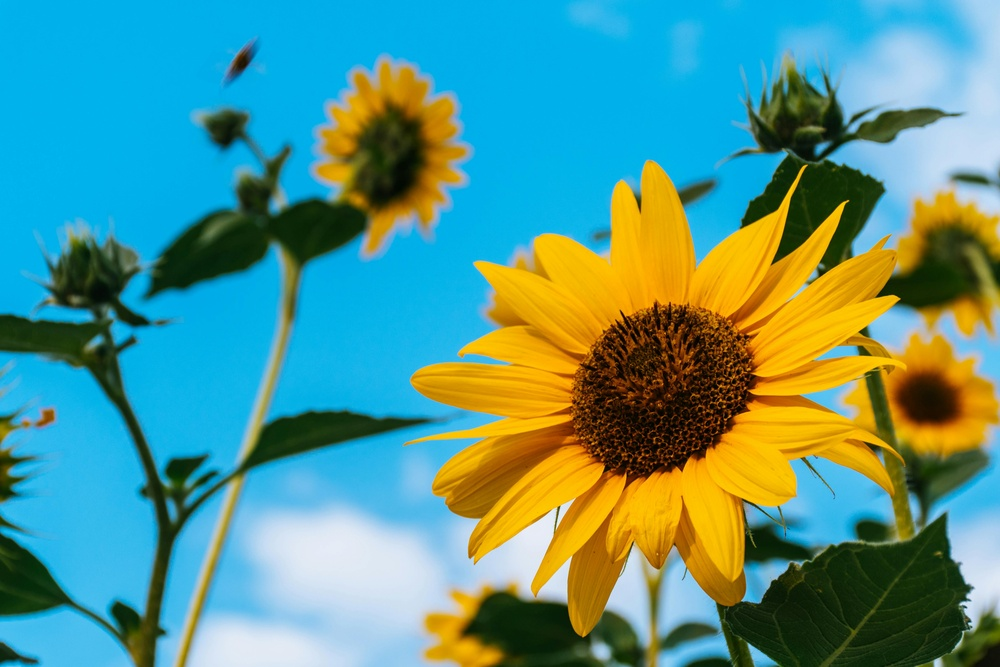
#> input picture imgs/flower.jpg, 1000 x 667 px, shrunk from 5568 x 3712 before the run
$ jupyter execute --allow-errors Week10_HD_PCA_compress.ipynb
#> lines starting #> are read from the running program, lines starting #| are printed output that depends on the picture
# Image Compression using PCA

[cell 1]
import numpy as np
import pandas as pd
import matplotlib.pyplot as plt
from sklearn.decomposition import PCA
import cv2
from scipy.stats import stats
import matplotlib.image as mpimg

[cell 2]
img = cv2.imread('../imgs/flower.jpg')
#> img is the input picture: shape (667, 1000, 3); mean B, G, R 138.2, 148.6, 85.9
plt.imshow(cv2.cvtColor(img, cv2.COLOR_BGR2RGB))
plt.show()

[cell 3]
# Split 3 channels
blue, green, red = cv2.split(img)   # split a multi-channel array into separate single-channel arrays.
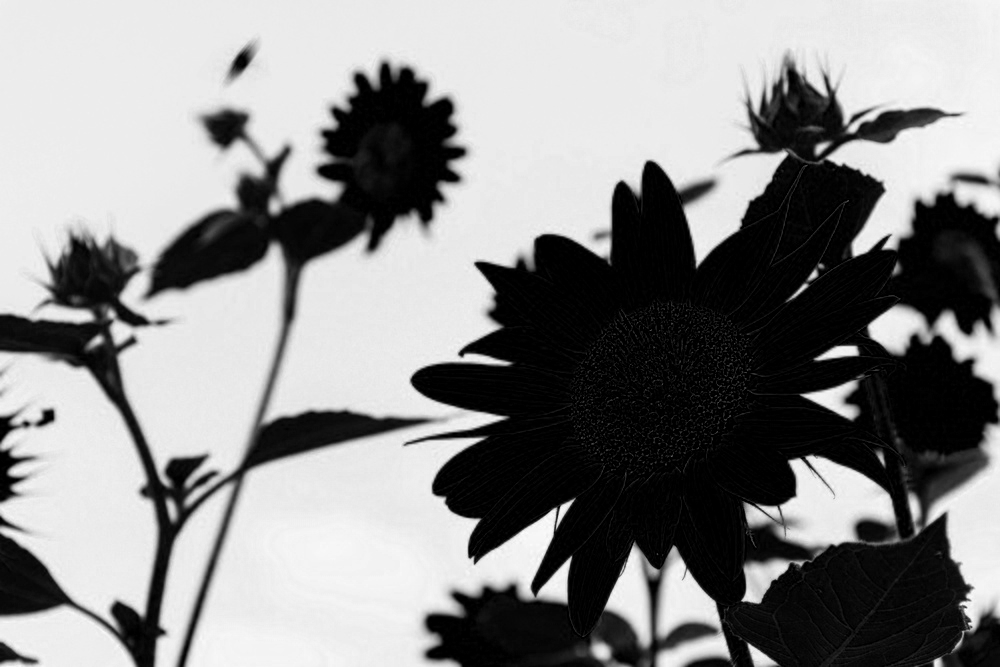
#> blue: shape (667, 1000); min 0, max 254, mean 138.2
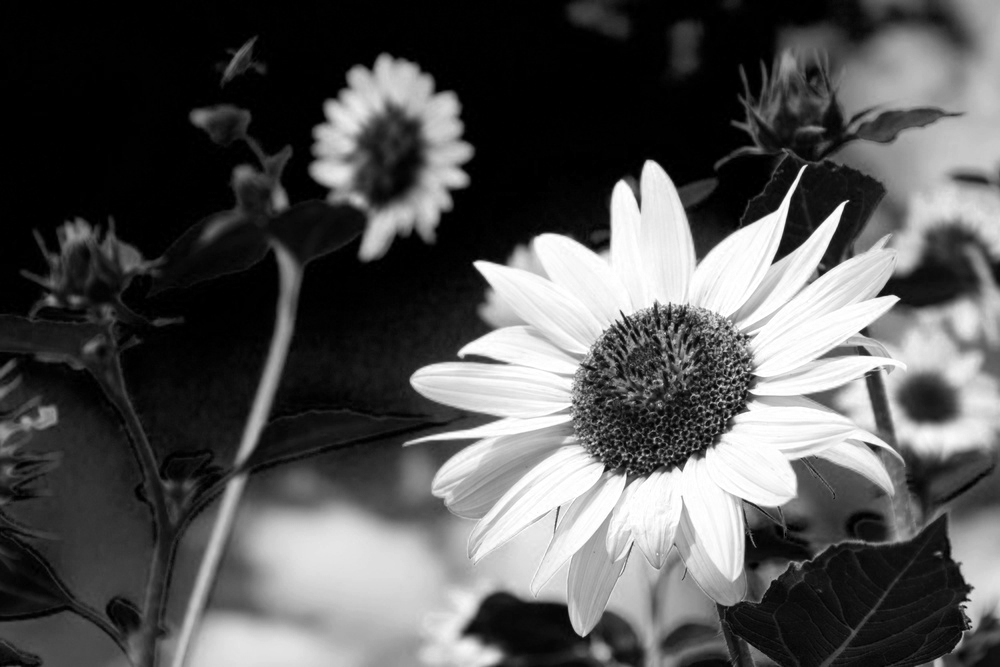
#> red: shape (667, 1000); min 0, max 255, mean 85.9

# Plot each channel
fig = plt.figure(figsize=(15, 8))

fig.add_subplot(131)
plt.title("Blue Channel")
plt.imshow(blue)

fig.add_subplot(132)
plt.title("Green Channel")
plt.imshow(green)

fig.add_subplot(133)
plt.title("Red Channel")
plt.imshow(red)
plt.show()

[cell 4]
def compress_img(b, g, r, n):
    """
    b: blue channel
    g: green channel
    r: red channel
    n: number of components
    """
#> called with n = 100
    pca_b = PCA(n_components=n)
    compressed_b = pca_b.fit_transform(b)

    pca_g = PCA(n_components=n)
    compressed_g = pca_g.fit_transform(g)
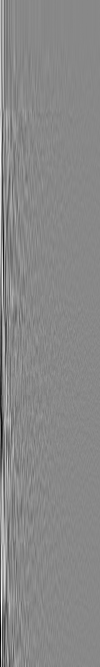
#> compressed_g: shape (667, 100) float64; min -6.62, max 5.75, mean 4.21e-16; drawn with min black and max white

    pca_r = PCA(n_components=n)
    compressed_r = pca_r.fit_transform(r)
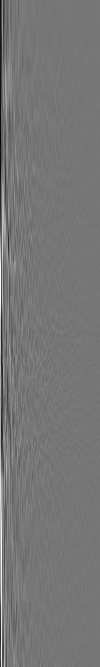
#> compressed_r: shape (667, 100) float64; min -8.59, max 9.88, mean -1.02e-17; drawn with min black and max white

    return pca_b, pca_g, pca_r, compressed_b, compressed_g, compressed_r

[cell 5]
# Normalize
blue = blue / 255
green = green / 255
red = red / 255

# PCA
N = 100
pca_b, pca_g, pca_r, compressed_b, compressed_g, compressed_r = compress_img(blue, green, red, N)

[cell 6]
compressed_imgT = cv2.merge((compressed_b, compressed_g, compressed_r))
compressed_imgT = (compressed_imgT * 255).astype(np.uint8)  # Convert to uint8 to support opencv
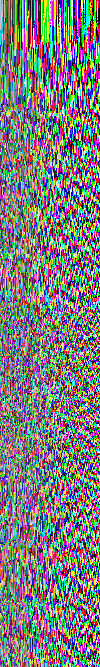
#> compressed_imgT: shape (667, 100, 3); mean of channels 0, 1, 2 125, 124.4, 125.7; drawn as B, G, R

plt.figure()
plt.subplot(1, 2, 1)

plt.title("Original Image")
plt.imshow(cv2.cvtColor(img, cv2.COLOR_BGR2RGB))
plt.subplot(1, 2, 2)

plt.title("Compressed Image (N=100)")
plt.imshow(cv2.cvtColor(compressed_imgT, cv2.COLOR_BGR2RGB))
plt.show()
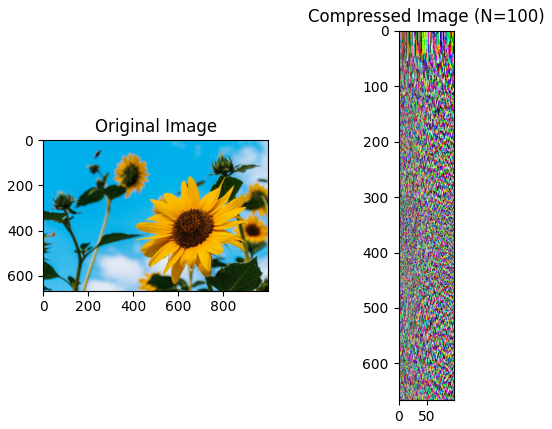
#> figure drawn by matplotlib, 2 panels

[cell 7]
# Reconstruct image
recon_b = pca_b.inverse_transform(compressed_b)
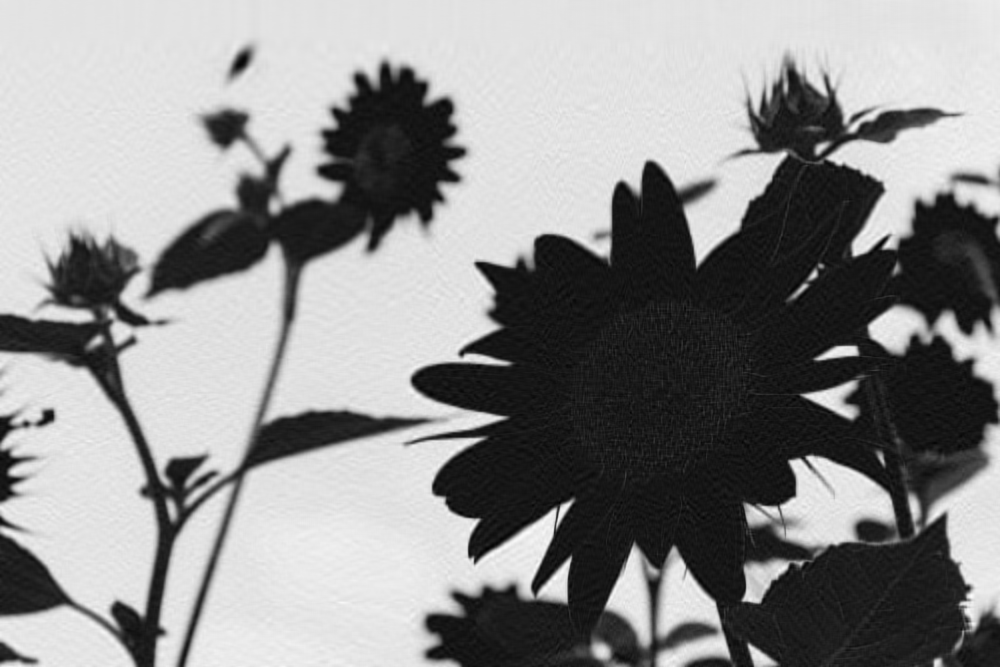
#> recon_b: shape (667, 1000) float64; min -0.0922, max 1.05, mean 0.542; drawn with min black and max white
recon_g = pca_g.inverse_transform(compressed_g)
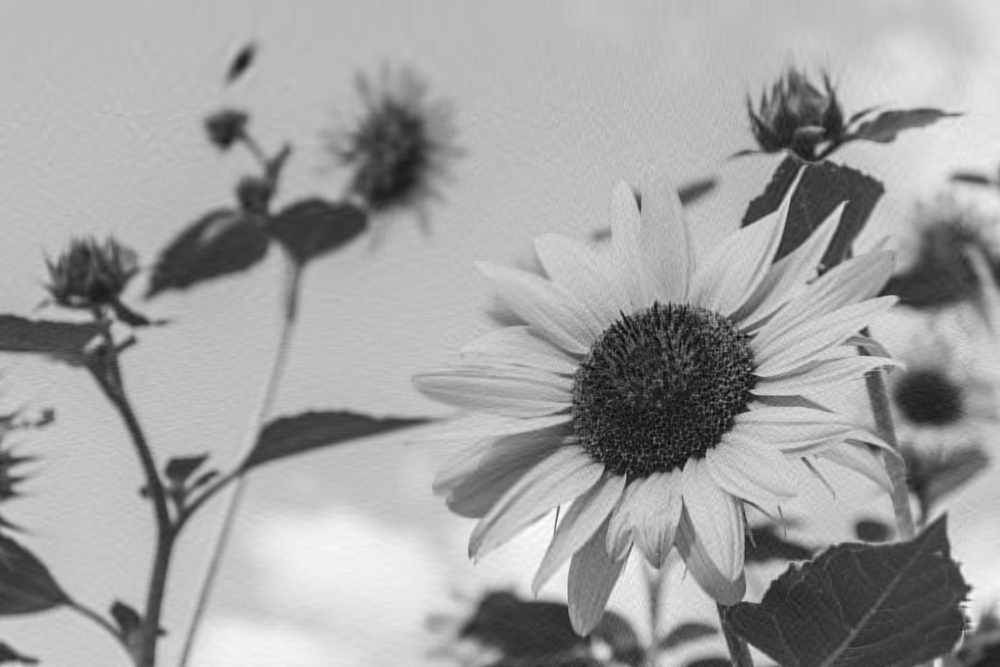
#> recon_g: shape (667, 1000) float64; min -0.0921, max 0.974, mean 0.583; drawn with min black and max white
recon_r = pca_r.inverse_transform(compressed_r)

# Combine 3 channels
compressed_img = cv2.merge((recon_b, recon_g, recon_r))
compressed_img = (compressed_img * 255).astype(np.uint8)  # Convert to uint8 to support opencv
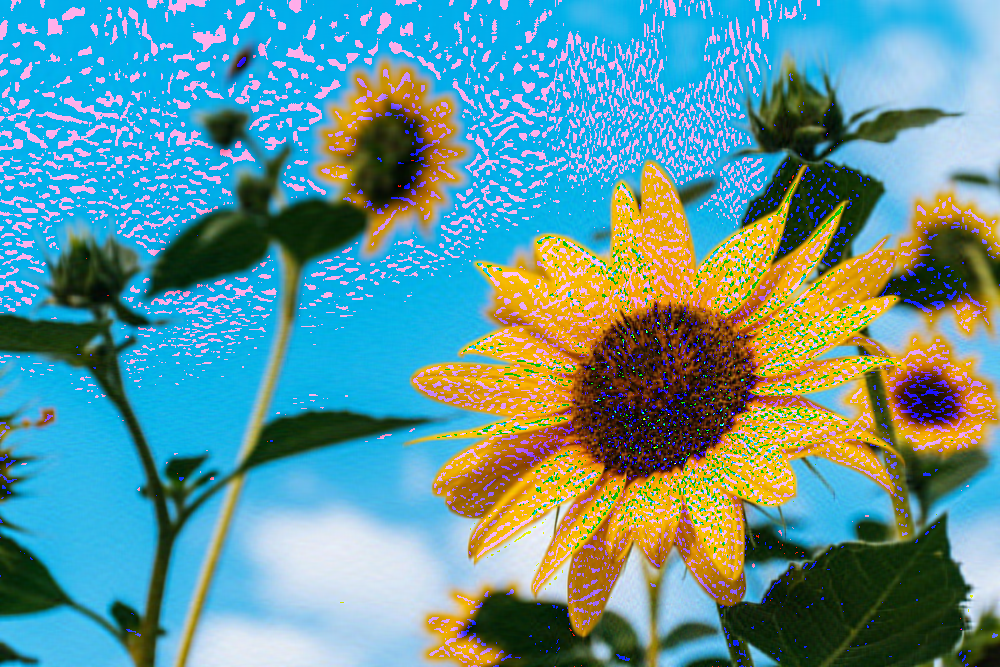
#> compressed_img: shape (667, 1000, 3); mean of channels 0, 1, 2 151, 148.3, 97; drawn as B, G, R


# Show comparison of original and compressed image
plt.figure()
plt.subplot(1, 2, 1)

plt.title("Original Image")
plt.imshow(cv2.cvtColor(img, cv2.COLOR_BGR2RGB))
plt.subplot(1, 2, 2)

plt.title("Compressed Image (N=100)")
plt.imshow(cv2.cvtColor(compressed_img, cv2.COLOR_BGR2RGB))
plt.show()
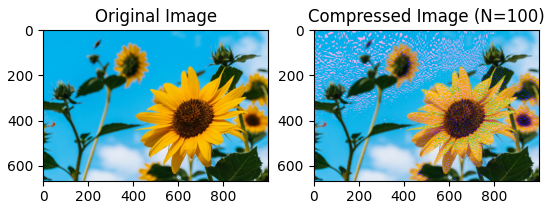
#> figure drawn by matplotlib, 2 panels
